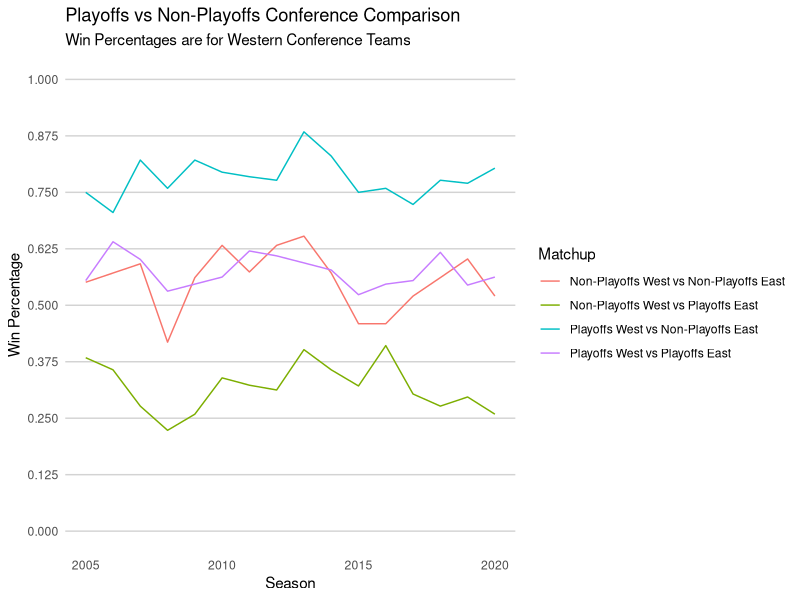
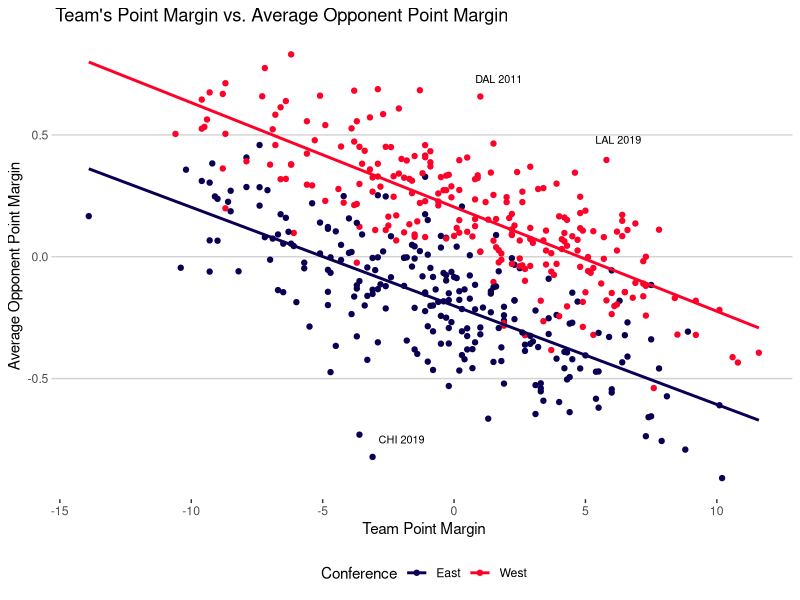

Generate these figures, in order, with R: (Note: a time limit stopped this script after it produced the figures.)
## ---- chunk 1
# DO NOT CHANGE THE LINE BELOW
knitr::opts_chunk$set(echo = TRUE)
## ---- chunk 2

htmltools::img(src = 'https://cdn.nba.com/logos/nba/1610612760/primary/L/logo.svg',
                height = '250px',
                alt = 'logo',
                style = 'position: fixed; top: -40px; left: 5px;')
## ---- chunk 3
library(tidyverse)
standings <- read_csv("combined_standings.csv")
team_v_team <- read_csv("combined_team_vs_team_records.csv")
## ---- chunk 4
# Create new columns with the number of wins and losses for each team
team_v_team <- team_v_team%>%
  mutate(across(c(3:32),.fns = list(W_vs = ~as.numeric(str_sub(.,start = 1, end = 1)))
         , .names = "{.fn}_{.col}"))
team_v_team <- team_v_team%>%
  mutate(across(c(3:32),.fns = list(L_vs = ~as.numeric(str_sub(.,start = 3, end = 3)))
         , .names = "{.fn}_{.col}"))

# Create vectors for East and West teams and use them to create a sum of wins and losses vs the Eastern and Western Conference for each team
East <- c(3:8, 11,14,18,19,22,24,25,30,32)
West <- c(9,10,12,13,15:17,20,21,23,26:29,31)
team_v_team <- team_v_team%>%
  mutate(W_vs_EAST = select(.,(East+30))%>%rowSums(na.rm = TRUE),
         W_vs_WEST = select(.,(West+30))%>%rowSums(na.rm = TRUE),
         L_vs_EAST = select(.,(East+60))%>%rowSums(na.rm = TRUE),
         L_vs_WEST = select(.,(West+60))%>%rowSums(na.rm = TRUE),)

# Inner Join standings and team_v_team data to add playoff and conference variables
team_v_team <- inner_join(standings[,c(1:3, 5,6)], team_v_team, by = c("season", "bb_ref_team_name"))

# Find the Win Percentage of the Western Conference vs the Eastern Conference
team_v_team%>%
  group_by(conference)%>%
  summarise(EastW = sum(W_vs_EAST),
            WestW = sum(W_vs_WEST),
            EastL = sum(L_vs_EAST), 
            WestL = sum(L_vs_WEST))%>%
  summarise(West_W_Perc = EastW[2]/(EastW[2]+EastL[2]))
## ---- chunk 5
# Create variable for when West has more wins than losses against the East and sum number of seasons that is true
team_v_team%>%
  group_by(season,conference)%>%
  summarise(EastW = sum(W_vs_EAST),
            WestW = sum(W_vs_WEST),
            EastL = sum(L_vs_EAST), 
            WestL = sum(L_vs_WEST))%>%
  ungroup()%>%
  filter(conference == "West")%>%
  mutate(Strong_West = if_else(EastW > EastL,1,0))%>%
  summarize(n = sum(Strong_West))
## ---- chunk 6
# Create a "Difference" variable and find the season with the highest difference
team_v_team%>%
  group_by(season,conference)%>%
  summarise(EastW = sum(W_vs_EAST),
            WestW = sum(W_vs_WEST),
            EastL = sum(L_vs_EAST), 
            WestL = sum(L_vs_WEST))%>%
  ungroup()%>%
  filter(conference == "West")%>%
  mutate(Diff = EastW - EastL)%>%
  filter(Diff == max(Diff))
## ---- chunk 7
# Find playoff teams for each season and conference and find the average win percentage of the playoff teams with the lowest win percentage in each conference
standings%>%
  filter(playoffs == "Yes")%>%
  group_by(conference,season)%>%
  summarise(Low_Win_Perc = min(win_pct))%>%
  summarise(Conf_Mean = mean(Low_Win_Perc))
## ---- chunk 8
# Create a list of dataframes with each element in the list being a dataframe for a single season
Seasons<-map(2005:2020, ~team_v_team%>%filter(season == .x))

# Create a function to look at one conference's playoff/non-playoff teams vs the other conference's playoff/non-playoff teams
# df = a dataframe for a single season
# Conf = Conference that will have all 15 teams
# Comp_Conf = Opposite conference that will have 7 or 8 teams (depending on Playoff)
# Playoff = "Yes" or "No" - whether or not the Comp_Conf teams are playoff or non-playoff teams
Conference_Comparison<-function(df, Conf, Comp_Conf, Playoff){
  # Create a subset of teams in the opposite conference that did or didn't make the playoffs (depending on Playoff input)
  Playoff_Teams <- df%>%
  filter(conference == Comp_Conf & playoffs == Playoff)%>%
  select(team_short)%>%
  unique()
  # Find column locations of Playoff/Non-Playoff Teams for 3 different purposes (Wins, Losses, and columns to select at the end)
  # Non-Playoff teams will be 7 teams while playoff teams will be 8 teams so two different sets of numbers will be needed
  Nums = which(names(df) %in% c(Playoff_Teams$team_short))
  Nums2 = if_else(Playoff == "Yes", list(6:13), list(6:12))
  Nums3 = if_else(Playoff == "Yes", list(14:21), list(13:19))
  Nums4 = if_else(Playoff == "Yes", list(c(1,2,4,5,22:24)), list(c(1,2,4,5,20:22)))
  # Select columns based on the Nums above and create variables for wins and losses vs other conference as well as win percentage vs other conference for each team. Finally, select the needed columns based on Nums4
  df2 <- df%>%
  select(c(1:5, Nums + 30, Nums+60))%>%
  filter(conference == Conf)%>%
  mutate(W_vs_Other_Conf = select(.,(Nums2[[1]]))%>%rowSums(na.rm = TRUE),
         L_vs_Other_Conf = select(.,(Nums3[[1]]))%>%rowSums(na.rm = TRUE),
         Win_Perc_vs_Other_Conf = W_vs_Other_Conf / (W_vs_Other_Conf+L_vs_Other_Conf))%>%
  select(Nums4[[1]])
  return(df2)
}

# Map the Conference Comparison function across all 16 seasons into a new dataframe for Western Conference teams against playoff East teams and against non-playoff East teams
West_v_Playoffs <- map_df(Seasons, ~Conference_Comparison(.x,"West", "East", "Yes"))%>%mutate(Type = "West vs Playoffs East")
West_v_NonPlayoffs <- map_df(Seasons, ~Conference_Comparison(.x,"West", "East", "No"))%>%mutate(Type = "West vs Non-Playoffs East")

# Map the two dataframes together and summarize wins, losses, and win percentage across playoff and non-playoff teams for each conference
Complete_Comparison <- map_df(list(West_v_Playoffs, West_v_NonPlayoffs), ~group_by(.x,season, playoffs, Type)%>%
  summarize(Wins = sum(W_vs_Other_Conf),
            Losses = sum(L_vs_Other_Conf),
            Win_Perc = Wins/(Wins+Losses)))%>%
  ungroup()%>%
  mutate(Type = case_when(
    playoffs == "Yes" ~ paste("Playoffs", Type, sep = " "),
    playoffs == "No" ~ paste ("Non-Playoffs", Type, sep = " ")))%>%
  arrange(season)

# Create ggplot showing Western Conference win percentages vs Eastern Conference for the four possible pairings
ggplot(Complete_Comparison, aes(x = season, y = Win_Perc, color = Type))+
  geom_line()+
  labs(title = "Playoffs vs Non-Playoffs Conference Comparison", 
       y = "Win Percentage", 
       x = "Season", 
       color = "Matchup",
       subtitle = "Win Percentages are for Western Conference Teams")+
  scale_y_continuous(limits = c(0,1), breaks = c(0, .125, .25, .375, .5, .625,.75, .875,1.00))+
  theme(panel.grid.minor = element_blank(),
        panel.grid.major.y = element_line(color = "light grey"),
        panel.grid.major.x = element_blank(),
        axis.ticks = element_blank(),
        panel.background = element_blank())
## ---- chunk 9
# Calculate point margin for each team and use pivot wider to transform the dataframe so each team has a separate column
# Note the need to relocate column 6 before 5 because the CHI and CHA variables were originally out of order
standings<- standings%>%
  mutate(Point_Margin = points_scored_per_game - points_allowed_per_game)
point_margins <- standings%>%select(team_short, season, Point_Margin)%>%
  pivot_wider(names_from = team_short, values_from =  Point_Margin)%>%
  relocate(6, .before = 5)

# Add the wins and losses columns togther for each matchup to find how many games each team played against each other
# Add the team_v_team id variables to the beginning of the dataframe and find the total number of games each team played in the season
games <-team_v_team%>%select("W_vs_ATL":"W_vs_WAS") + team_v_team%>%select("L_vs_ATL":"L_vs_WAS")
games <- games%>%
  rename_with(~ paste("G", (str_sub(colnames(games),start = 2, end = 10)), sep = ""))
games <- cbind(team_v_team[,c(1,4)], games)%>%mutate(Total_Games = rowSums(across(3:32), na.rm = TRUE))

# Create a new dataframe and for each team in each season find the average opponent point margin
Opponent_Point_Margins <- data.frame()
for (i in 2005:2020) {
  # Filter games and point margins for a particular season
  point_margin = point_margins%>%filter(season == i)
  season_games = games%>%filter(season == i)
  # For each team in a season, multiply number of games against each team by that team's average point margin
  # Add id variables and create new variable by summing across the row and then dividing by the total number of games that team played
  # Add each row in each season the the Opponent Point Margin dataframe
  for (k in 1:nrow(season_games)){
    row = season_games[k, 3:32]*point_margin[,2:31]
    row = cbind(season_games[k,c(1,2,33)], row)
    row = row%>%mutate(Opp_Plus_Minus = round((rowSums(across(4:33), na.rm = TRUE)/season_games[k,33]), digits = 5))
    Opponent_Point_Margins = rbind(Opponent_Point_Margins, row)
  }
}
# Select appropriate columns and inner join with standings columns to get conference and point margin for each team
Opponent_Point_Margins <- Opponent_Point_Margins%>%select(1,2,3,34)
Opponent_Point_Margins<- inner_join(Opponent_Point_Margins, standings[,c("season", "conference","team_short","Point_Margin")], by = c("season", "team_short"))
## ---- chunk 10
# Find the Opponent Plus Minus for OKC's opponent in the 2016 season
Opponent_Point_Margins%>%
  filter(team_short == "OKC" & season == "2016")
## ---- chunk 11
# Create a ggplot with the Opponent Point Margins dataframe
ggplot(data = Opponent_Point_Margins, aes(x = Point_Margin, y = Opp_Plus_Minus, color = conference))+
  geom_point()+
  geom_smooth(method = "lm", se=FALSE, fullrange=TRUE)+
  scale_color_manual(values=c("#090054", "#FF0028"))+
  labs(title = "Team's Point Margin vs. Average Opponent Point Margin", x = "Team Point Margin", y = "Average Opponent Point Margin", color = "Conference")+
  theme(legend.position = "bottom",
        panel.grid.major.y = element_line(color = "light grey"),
        panel.grid.major.x = element_blank(),
        panel.grid.minor.x = element_blank(),
        panel.background = element_blank(),
        axis.ticks.y = element_line(color = "light grey")
        )+
  annotate("text", x = c(-2, 1.7, 6.25), y = c(-.75, .73,.48), label = c("CHI 2019", "DAL 2011", "LAL 2019"), size = 2.75)
## ---- chunk 12
# Add a variable indicating whether or not a team made the playoffs and create a logistic regression model predicting whether or not a team made the playoffs based off of win percentage
standings$is_playoffs <- if_else(standings$playoffs == "Yes", TRUE, FALSE)
model1 <- glm(is_playoffs ~ win_pct, data = standings, family = "binomial")
summary(model1)
## ---- chunk 13
# Use the logistic regression model to predict the probability that a team with a 50% win rate makes the playoffs
logit<-predict(model1, newdata = data.frame(win_pct = .5))
p = exp(logit) / (1+(exp(logit)))
p
## ---- chunk 14
# Create a variable indicating whether or not a team is in the Western Conference
# Create a new logistic regression model predicting whether or not a team will make the playoffs based off of win percentage and whether or not they are in the Western Conference
standings$is_west <- if_else(standings$conference == "West", TRUE, FALSE)
model2 <- glm(is_playoffs ~ win_pct + is_west, data = standings, family = "binomial")
summary(model2)
## ---- chunk 15
# Use the new logistic regression model to predict the probability that a team in the Eastern Conference and a team in the Western Conference with a 50% win rate makes the playoffs
logit2 <- predict(model2, newdata = data.frame(win_pct = c(.5, .5),
                        is_west = c(FALSE,TRUE)))
East_Pred <- exp(logit2[1]) / (1+(exp(logit2[1])))
West_Pred <- exp(logit2[2]) / (1+(exp(logit2[2])))
East_Pred
West_Pred
exp(-2.875142)
## ---- chunk 16
# Create a function that randomizes the conferences and the fits a new logistic regression model based off of win percentage and the new conferences
# Output is the model coefficients for the new model
# Output will be different for every time the function runs
random_conferences <- function(df = standings){
  df2 = df
  # Create a vector of constants from 0 to 450 with intervals of 30
  constant = seq(from = 0, to = 450, by = 30)
  # Take 15 random numbers from 0-30, these will be the new Eastern Conference teams
  # Remove those 15 numbers from a set of 1:30, leaving the remaining teams to be Western Conference teams
  rows = sample(30,15, replace = FALSE)
  other_rows = 1:30
  other_rows = other_rows[-rows]
  # Multiply constants and rows map across all 16 seasons (the length will equal 480)
  constant_cat = rep(constant, each = length(rows))
  row_cat = rep(rows, length(constant))
  other_row_cat = rep(other_rows, length(constant))
  # Make a vector of East teams and West teams and change the conferences to match the vector
  final_east = row_cat + constant_cat
  final_west = other_row_cat + constant_cat
  df2$conference[final_east] = "East"
  df2$conference[final_west] = "West"
  # Change the is_west coefficient and create a new logistic regression model on the changed data
  df2$is_west = if_else(df2$conference == "West", TRUE, FALSE)
  model = glm(is_playoffs ~ win_pct + is_west, data = df2, family = binomial)
  # Return model coefficients
  return(model$coefficients)
}

set.seed(124)
# Create a new permutations dataframe and run random_conference function 10,000 times, appending the outputs to the permutations dataframe
permutations = data.frame()
while(nrow(permutations)<10000){
  row = t(data.frame(random_conferences(standings)))
  permutations <- rbind(permutations, row)
}

# Make the original model2 (with the actual data) coefficients into a dataframe (for simplicity with ggplot)
model2coef <- t(data.frame(model2$coefficients))
## ---- chunk 17
# Make a density plot of the is_west coefficients in the permutations dataset and add a vertical line where the original is_west coefficient is
ggplot(data = permutations, aes(x = is_westTRUE))+
  geom_density()+
  scale_color_manual(values=c("#090054", "#FF0028"))+
  labs(x = "is_west Coefficient", y = "Relative Frequency of Each Coefficient", title = "Conference Permutations vs Actual Data", color = "Data Type")+
  theme_classic()+
  geom_vline(aes(xintercept = model2coef[3]), color = "red")+
  annotate("text", x = c(-2.4, -2.38), y = c(.5,.47), label = c("<- Actual Data", "Coefficient"), size = 3.75)
